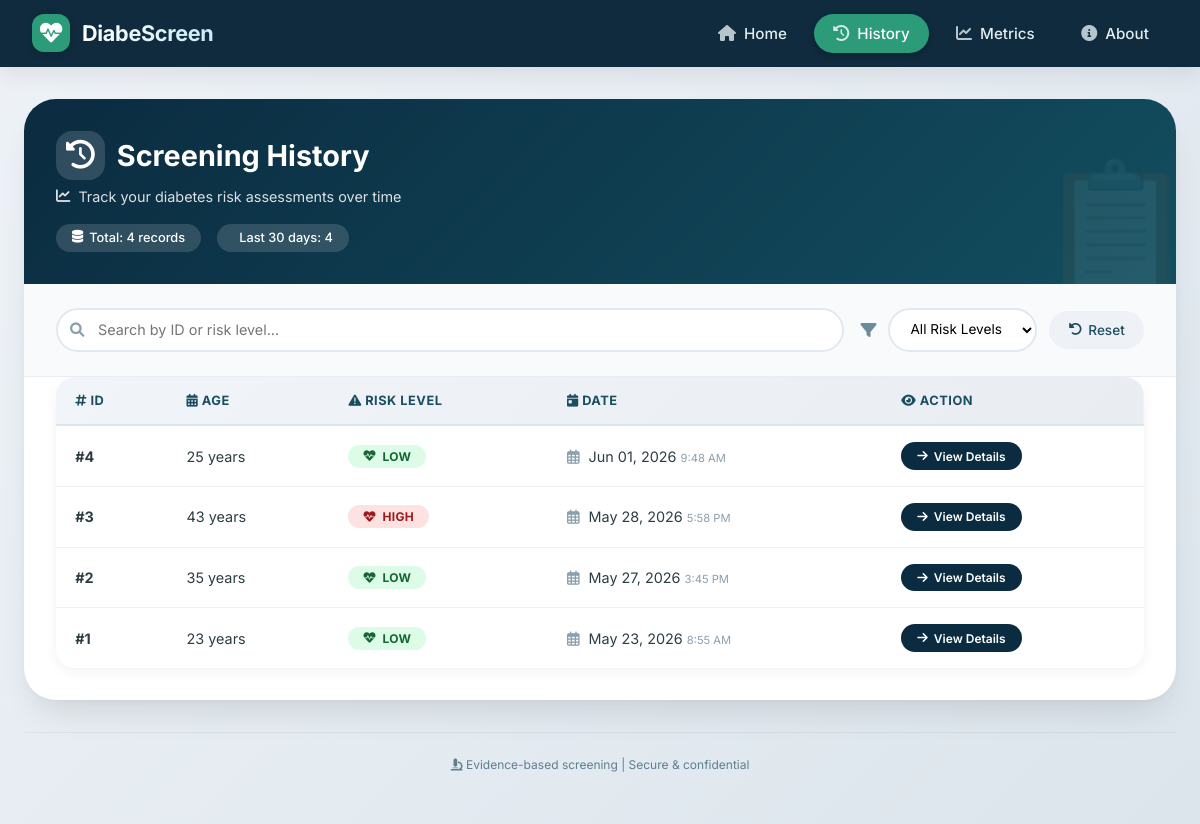
Before: /history/ with the older database file.
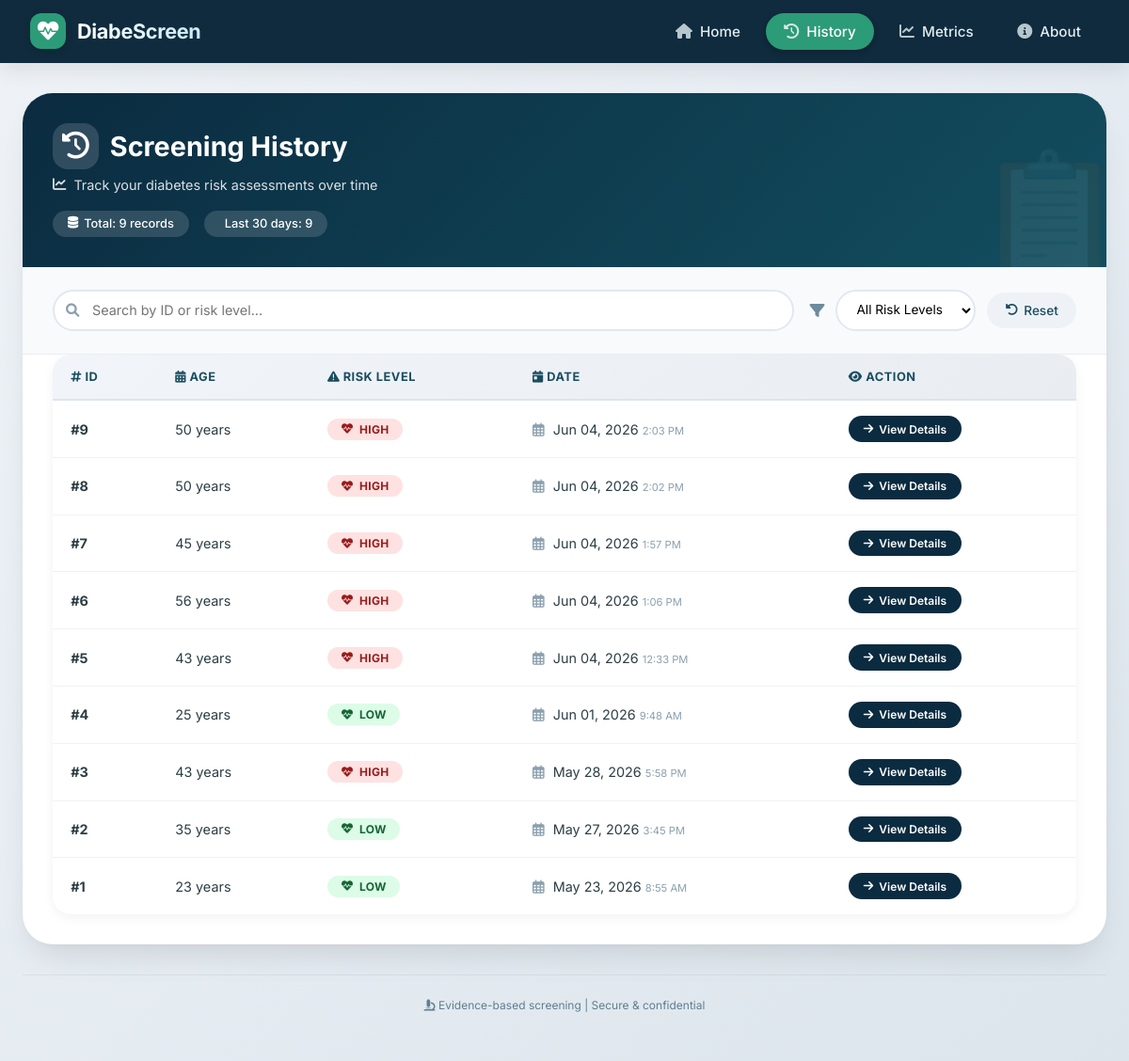
After: the same page with the newer database file.
### screening/models.py (models this page shows, shortened)
class Patient(models.Model):
    RISK_CHOICES = (
        ('LOW', 'Low Risk'),
        ('MEDIUM', 'Medium Risk'),
        ('HIGH', 'High Risk'),
    )
    gender = models.CharField(max_length=10)
    age = models.IntegerField()
    bmi = models.FloatField()
    blood_pressure = models.FloatField()
    glucose_level = models.FloatField()
    family_history = models.BooleanField(default=False)
    risk_level = models.CharField(
        max_length=20,
        choices=RISK_CHOICES,
        blank=True,
        null=True
    )
    recommendation = models.TextField(blank=True, null=True)
    created_at = models.DateTimeField(auto_now_add=True)

### screening/views.py (the view)
def history(request):
    patients = Patient.objects.all().order_by(
        '-created_at'
    )
    context = {
        'patients': patients
    }
    return render(
        request,
        'history.html',
        context
    )

### templates/history.html (shortened to what this page needs)
{% extends 'base.html' %}
{% block content %}
<div class="history-header">
    <h1>
        <i class="fas fa-clock-rotate-left"></i>
        Screening History
    </h1>
    <p>
        <i class="fas fa-chart-line"></i> Track your diabetes risk assessments over time
    </p>
    {% if patients %}
    <div class="stats-summary">
        <div class="stat-pill">
            <i class="fas fa-database"></i> Total: {{ patients|length }} records
        </div>
        <div class="stat-pill">
             Last 30 days:
            {% with last30=patients|dictsortreversed:"created_at"|slice:":30"|length %}
                {{ last30 }}
            {% endwith %}
        </div>
    </div>
    {% endif %}
</div>
<div class="filter-bar">
    <div class="search-box">
        <i class="fas fa-search"></i>
        <input type="text" id="searchInput" placeholder="Search by ID or risk level..." onkeyup="filterTable()">
    </div>
    <div class="filter-group">
        <i class="fas fa-filter" style="color: #6c8b9b;"></i>
        <select id="riskFilter" class="filter-select" onchange="filterTable()">
            <option value="all">All Risk Levels</option>
        </select>
        <button class="reset-btn" onclick="resetFilters()">
            <i class="fas fa-undo-alt"></i> Reset
        </button>
    </div>
</div>
<div class="table-container">
    {% if patients %}
    <table class="history-table" id="historyTable">
        <thead>
            <tr>
                <th><i class="fas fa-hashtag"></i> ID</th>
                <th><i class="fas fa-calendar-alt"></i> Age</th>
                <th><i class="fas fa-exclamation-triangle"></i> Risk Level</th>
                <th><i class="fas fa-calendar-day"></i> Date</th>
                <th><i class="fas fa-eye"></i> Action</th>
            </tr>
        </thead>
        <tbody id="tableBody">
            {% for patient in patients %}
            <tr class="history-row" data-risk="{{ patient.risk_level|lower }}" data-id="{{ patient.id }}" data-age="{{ patient.age }}">
                <td><strong>#{{ patient.id }}</strong></td>
                <td>{{ patient.age }} years</td>
                <td>
                    <span class="risk-badge-small
                        {% if patient.risk_level|lower == 'high' or patient.risk_level|lower == 'high risk' %}risk-high-small
                        {% elif patient.risk_level|lower == 'moderate' or patient.risk_level|lower == 'medium' or patient.risk_level|lower == 'moderate risk' %}risk-moderate-small
                        {% elif patient.risk_level|lower == 'low' or patient.risk_level|lower == 'low risk' %}risk-low-small
                        {% else %}risk-none-small{% endif %}">
                        <i class="fas fa-heartbeat"></i> {{ patient.risk_level }}
                    </span>
                </td>
                <td>
                    <i class="far fa-calendar-alt" style="margin-right: 5px; color: #8ba0ae;"></i>
                    {{ patient.created_at|date:"M d, Y" }}
                    <span style="font-size: 0.7rem; color: #8ba0ae;">
                        {{ patient.created_at|time:"g:i A" }}
                    </span>
                </td>
                <td>
                    <a href="/patient/{{ patient.id }}/" class="view-btn">
                        <i class="fas fa-arrow-right"></i> View Details
                    </a>
                </td>
            </tr>
            {% endfor %}
        </tbody>
    </table>
    {% endif %}
</div>
{% endblock %}

### templates/base.html (shortened to what this page needs)
<!DOCTYPE html>
<html lang="en">
<head>
    <link rel="stylesheet" href="https://cdnjs.cloudflare.com/ajax/libs/font-awesome/6.0.0-beta3/css/all.min.css">
</head>
<body>
    <nav class="navbar">
        <div class="nav-container">
            <div class="logo-area">
                <a href="/" class="logo-link">
                    <div class="logo-icon">
                        <i class="fas fa-heartbeat"></i>
                    </div>
                    <div class="logo-text">DiabeScreen</div>
                </a>
            </div>
            <div class="nav-links">
                <a href="/" class="nav-link">
                    <i class="fas fa-home"></i>
                    <span>Home</span>
                </a>
                <a href="/history/" class="nav-link">
                    <i class="fas fa-clock-rotate-left"></i>
                    <span>History</span>
                </a>
                <a href="/metrics/" class="nav-link">
                    <i class="fas fa-chart-line"></i>
                    <span>Metrics</span>
                </a>
                <a href="/about/" class="nav-link">
                    <i class="fas fa-info-circle"></i>
                    <span>About</span>
                </a>
            </div>
        </div>
    </nav>
    <div class="main-content">
        <div class="page-card">
            {% block content %}{% endblock %}
        </div>
        <div class="footer-note">
            <i class="fas fa-microscope"></i> Evidence-based screening | Secure & confidential
        </div>
    </div>
</body>
</html>

### templates/base.html (style rules this page uses)
* { margin: 0; padding: 0; box-sizing: border-box; }
body { font-family: 'Inter', system-ui, -apple-system, 'Segoe UI', Roboto, Helvetica, sans-serif; background: linear-gradient(135deg, #eef2f7 0%, #dce5ec 100%); min-height: 100vh; display: flex; flex-direction: column; }
.navbar { background: #0f2b3d; box-shadow: 0 8px 20px rgba(0, 0, 0, 0.08); position: relative; z-index: 100; width: 100%; }
.nav-container { max-width: 1280px; margin: 0 auto; padding: 0.9rem 2rem; display: flex; align-items: center; justify-content: space-between; flex-wrap: wrap; gap: 1rem; }
.logo-area { display: flex; align-items: center; gap: 12px; }
.logo-link { display: flex; align-items: center; gap: 12px; text-decoration: none; }
.logo-icon { background: #2c9b77; width: 38px; height: 38px; border-radius: 12px; display: flex; align-items: center; justify-content: center; font-size: 1.4rem; color: white; box-shadow: 0 2px 8px rgba(0,0,0,0.1); }
.logo-text { font-weight: 700; font-size: 1.35rem; letter-spacing: -0.3px; background: linear-gradient(120deg, #ffffff, #c7e9f5); background-clip: text; -webkit-background-clip: text; color: transparent; }
.nav-links { display: flex; gap: 0.5rem; flex-wrap: wrap; align-items: center; }
.nav-link { color: #e2edf2; text-decoration: none; font-weight: 500; padding: 0.6rem 1.2rem; border-radius: 40px; transition: all 0.2s ease; font-size: 0.95rem; display: inline-flex; align-items: center; gap: 8px; }
.nav-link i { font-size: 1rem; opacity: 0.8; }
.nav-link.active { background: #2c9b77; color: white; box-shadow: 0 2px 6px rgba(0,0,0,0.2); }
.main-content { flex: 1; max-width: 1280px; margin: 2rem auto; padding: 0 1.5rem; width: 100%; }
.page-card { background: #ffffff; border-radius: 2rem; box-shadow: 0 20px 35px -12px rgba(0, 0, 0, 0.12), 0 2px 6px rgba(0, 0, 0, 0.02); overflow: hidden; transition: transform 0.2s, box-shadow 0.2s; }
.page-card > :first-child { padding: 2rem 2rem 2rem 2rem; }
.footer-note { text-align: center; padding: 1.5rem; font-size: 0.75rem; color: #5f7f8f; border-top: 1px solid rgba(0,0,0,0.05); margin-top: 2rem; background: transparent; }
button, .btn, input, select, textarea { font-family: inherit; }

Changed rows visible on the page:
added Patient: id "9", age "50", risk_level "HIGH", created_at "Jun 04, 2026", created_at "2:03 PM"
added Patient: id "8", age "50", risk_level "HIGH", created_at "Jun 04, 2026", created_at "2:02 PM"
added Patient: id "7", age "45", risk_level "HIGH", created_at "Jun 04, 2026", created_at "1:57 PM"
added Patient: id "6", age "56", risk_level "HIGH", created_at "Jun 04, 2026", created_at "1:06 PM"
added Patient: id "5", age "43", risk_level "HIGH", created_at "Jun 04, 2026", created_at "12:33 PM"
Other visible differences:
{{ patients|length }}: "4" → "9"
{{ last30 }}: "4" → "9"
